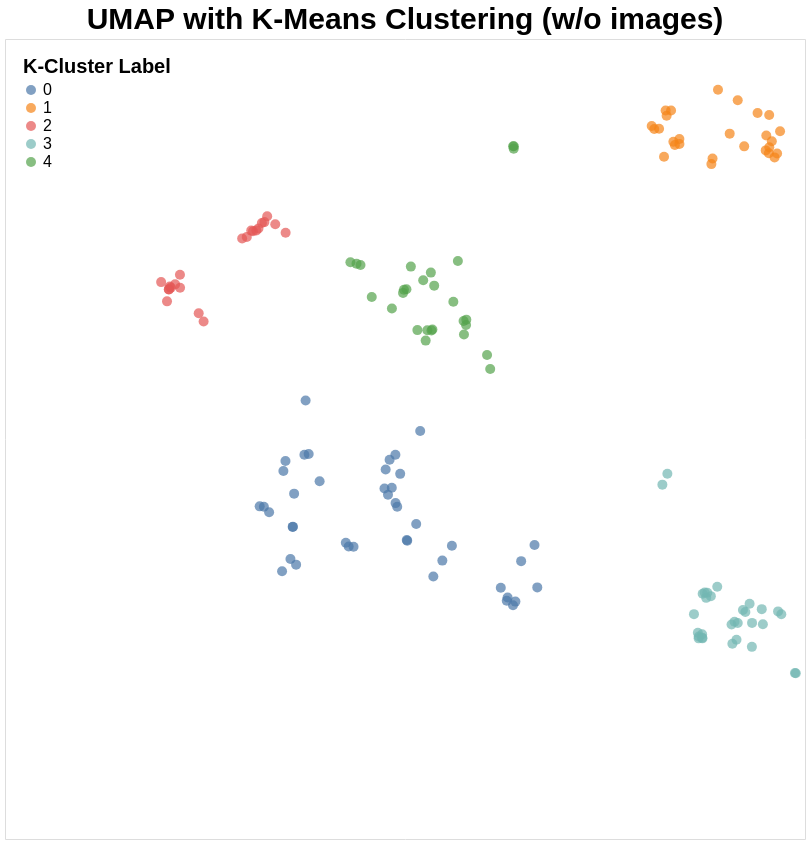

The cell this chart's notebook holds for it:
### Code cell
#Visualization of UMAP with one less cluster without images
hypertuning_umap_clusters.show()

### Figure 1 — Vega-Lite specification as saved in the notebook (floating-point values rounded to 4 significant figures; data arrays with more than 128 entries replaced by an {"elided": "..."} marker saying what was removed)
{"config": {"view": {"continuousWidth": 300, "continuousHeight": 300}, "title": {"fontSize": 30}}, "data": {"name": "data-d5e7079c5411c749c2c6b9377c580623"}, "mark": {"type": "point", "filled": true, "size": 100}, "encoding": {"color": {"field": "labels", "legend": {"labelFontSize": 16, "orient": "top-left", "title": "K-Cluster Label", "titleFontSize": 20}, "type": "nominal"}, "tooltip": [{"field": "name", "type": "nominal"}, {"field": "subtype", "type": "nominal"}, {"field": "keywords", "type": "nominal"}, {"field": "color_identity", "type": "nominal"}, {"field": "price_usd", "type": "quantitative"}], "x": {"axis": null, "field": "x", "type": "quantitative"}, "y": {"axis": null, "field": "y", "type": "quantitative"}}, "height": 800, "title": "UMAP with K-Means Clustering (w/o images)", "width": 800, "$schema": "https://vega.github.io/schema/vega-lite/v6.1.0.json", "datasets": {"data-d5e7079c5411c749c2c6b9377c580623": {"elided": "150 records"}}}
